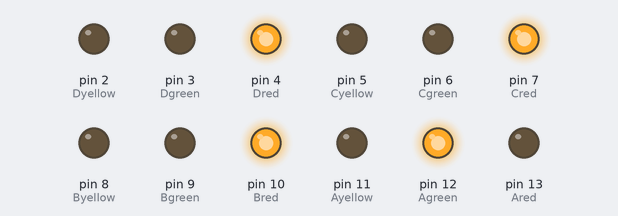
Simulated run of this sketch. Board: Arduino Uno, built with avr-gcc and run on an emulated ATmega328P. On the bench: output pins drawn as LEDs (lit = HIGH).

Above: at 2.5 s.
At 4.5 s:
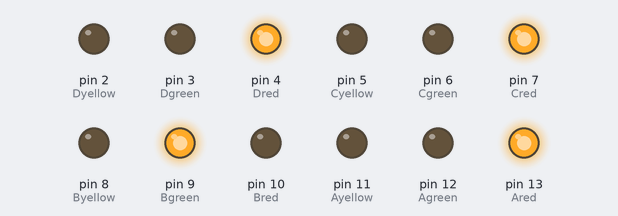
At 5.5 s:
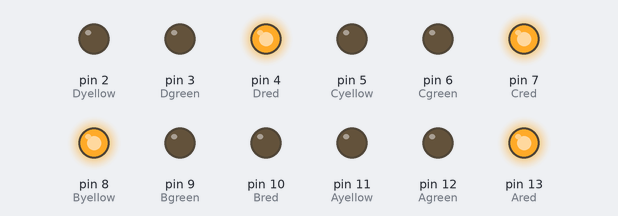
At 6.5 s:
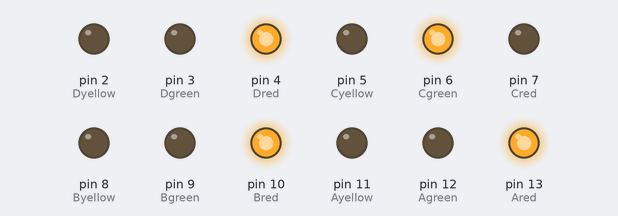
At 8.5 s:
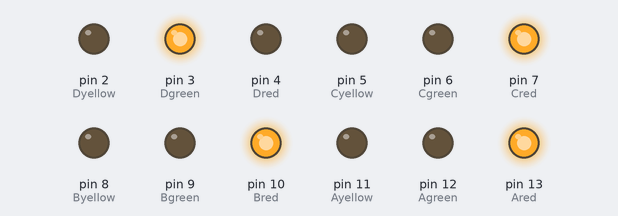
At 11.5 s:
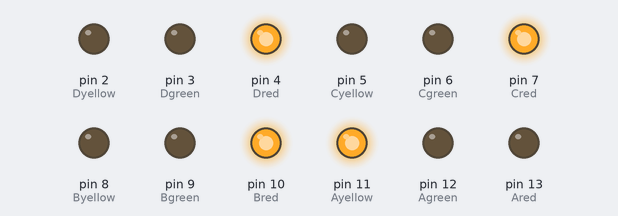
Timing chart, 0 to 12.4 s (numbered marks = the images above):
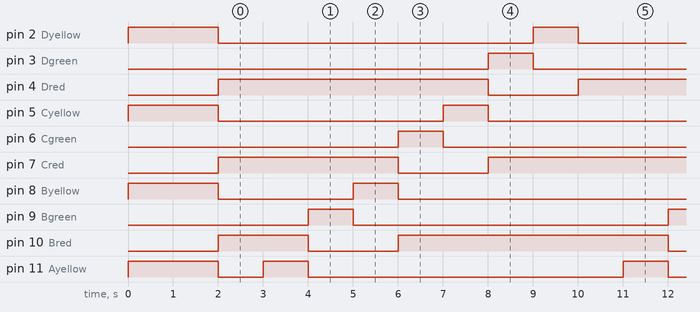

The sketch:

traffic_signals.ino
```cpp
const int Ared = 13;
const int Agreen = 12;
const int Ayellow = 11;

const int Bred = 10;
const int Bgreen = 9;
const int Byellow = 8;

const int Cred = 7;
const int Cgreen = 6;
const int Cyellow = 5;

const int Dred = 4;
const int Dgreen = 3;
const int Dyellow = 2;
void setup() {
  // put your setup code here, to run once:
pinMode(Ared,OUTPUT); pinMode(Agreen,OUTPUT);pinMode(Ayellow,OUTPUT);
pinMode(Bred,OUTPUT);pinMode(Bgreen,OUTPUT);pinMode(Byellow,OUTPUT);
pinMode(Cred,OUTPUT);pinMode(Cgreen,OUTPUT);pinMode(Cyellow,OUTPUT);
pinMode(Dred,OUTPUT);pinMode(Dgreen,OUTPUT);pinMode(Dyellow,OUTPUT);

digitalWrite(Ared,LOW); digitalWrite(Agreen,LOW); digitalWrite(Ayellow,HIGH);
digitalWrite(Bred,LOW); digitalWrite(Bgreen,LOW); digitalWrite(Byellow,HIGH);
digitalWrite(Cred,LOW); digitalWrite(Cgreen,LOW); digitalWrite(Cyellow,HIGH);
digitalWrite(Dred,LOW); digitalWrite(Dgreen,LOW); digitalWrite(Dyellow,HIGH);
delay(2000);
}

void loop() {
  // put your main code here, to run repeatedly:
   //Agreen high
digitalWrite(Ared,LOW);  digitalWrite(Agreen,HIGH); digitalWrite(Ayellow,LOW);
digitalWrite(Bred,HIGH); digitalWrite(Bgreen,LOW); digitalWrite(Byellow,LOW);
digitalWrite(Cred,HIGH); digitalWrite(Cgreen,LOW); digitalWrite(Cyellow,LOW);
digitalWrite(Dred,HIGH); digitalWrite(Dgreen,LOW); digitalWrite(Dyellow,LOW);
delay(1000);
 //Ayellow high
digitalWrite(Ared,LOW); digitalWrite(Agreen,LOW); digitalWrite(Ayellow,HIGH);
digitalWrite(Bred,HIGH); digitalWrite(Bgreen,LOW); digitalWrite(Byellow,LOW);
digitalWrite(Cred,HIGH); digitalWrite(Cgreen,LOW); digitalWrite(Cyellow,LOW);
digitalWrite(Dred,HIGH); digitalWrite(Dgreen,LOW); digitalWrite(Dyellow,LOW);
delay(1000);

  //Bgreen high
digitalWrite(Ared,HIGH); digitalWrite(Agreen,LOW); digitalWrite(Ayellow,LOW);
digitalWrite(Bred,LOW); digitalWrite(Bgreen,HIGH); digitalWrite(Byellow,LOW);
digitalWrite(Cred,HIGH); digitalWrite(Cgreen,LOW); digitalWrite(Cyellow,LOW);
digitalWrite(Dred,HIGH); digitalWrite(Dgreen,LOW); digitalWrite(Dyellow,LOW);
delay(1000);

// Byellow high
digitalWrite(Ared,HIGH); digitalWrite(Agreen,LOW); digitalWrite(Ayellow,LOW);
digitalWrite(Bred,LOW); digitalWrite(Bgreen,LOW); digitalWrite(Byellow,HIGH);
digitalWrite(Cred,HIGH); digitalWrite(Cgreen,LOW); digitalWrite(Cyellow,LOW);
digitalWrite(Dred,HIGH); digitalWrite(Dgreen,LOW); digitalWrite(Dyellow,LOW);
delay(1000);

// cgreen high
digitalWrite(Ared,HIGH); digitalWrite(Agreen,LOW); digitalWrite(Ayellow,LOW);
digitalWrite(Bred,HIGH);  digitalWrite(Bgreen,LOW); digitalWrite(Byellow,LOW);
digitalWrite(Cred,LOW); digitalWrite(Cgreen,HIGH); digitalWrite(Cyellow,LOW);
digitalWrite(Dred,HIGH); digitalWrite(Dgreen,LOW); digitalWrite(Dyellow,LOW);
delay(1000);

// Cyellow high
digitalWrite(Ared,HIGH); digitalWrite(Agreen,LOW); digitalWrite(Ayellow,LOW);
digitalWrite(Bred,HIGH); digitalWrite(Bgreen,LOW); digitalWrite(Byellow,LOW);
digitalWrite(Cred,LOW);  digitalWrite(Cgreen,LOW); digitalWrite(Cyellow,HIGH);
digitalWrite(Dred,HIGH); digitalWrite(Dgreen,LOW); digitalWrite(Dyellow,LOW);
delay(1000);

// dgreen high
digitalWrite(Ared,HIGH); digitalWrite(Agreen,LOW); digitalWrite(Ayellow,LOW);
digitalWrite(Bred,HIGH); digitalWrite(Bgreen,LOW); digitalWrite(Byellow,LOW);
digitalWrite(Cred,HIGH);  digitalWrite(Cgreen,LOW); digitalWrite(Cyellow,LOW);
digitalWrite(Dred,LOW); digitalWrite(Dgreen,HIGH); digitalWrite(Dyellow,LOW);
delay(1000);

// dyellow high
digitalWrite(Ared,HIGH); digitalWrite(Agreen,LOW); digitalWrite(Ayellow,LOW);
digitalWrite(Bred,HIGH); digitalWrite(Bgreen,LOW); digitalWrite(Byellow,LOW);
digitalWrite(Cred,HIGH);  digitalWrite(Cgreen,LOW); digitalWrite(Cyellow,LOW);
digitalWrite(Dred,LOW); digitalWrite(Dgreen,LOW); digitalWrite(Dyellow,HIGH);
delay(1000);
}
```

Measured:
- by itself, pin 2 (Dyellow), pin 3 (Dgreen), pin 6 (Cgreen), pin 9 (Bgreen), pin 12 (Agreen): alternates HIGH for 1.0 s and LOW for 7.0 s
- by itself, pin 4 (Dred), pin 13 (Ared): alternates HIGH for 6.0 s and LOW for 2.0 s
- by itself, pin 5 (Cyellow), pin 8 (Byellow), pin 11 (Ayellow): repeats every 8.0 s: HIGH 1.0 s, LOW 7.0 s
- by itself, pin 7 (Cred), pin 10 (Bred): repeats every 8.0 s: LOW 2.0 s, HIGH 6.0 s
